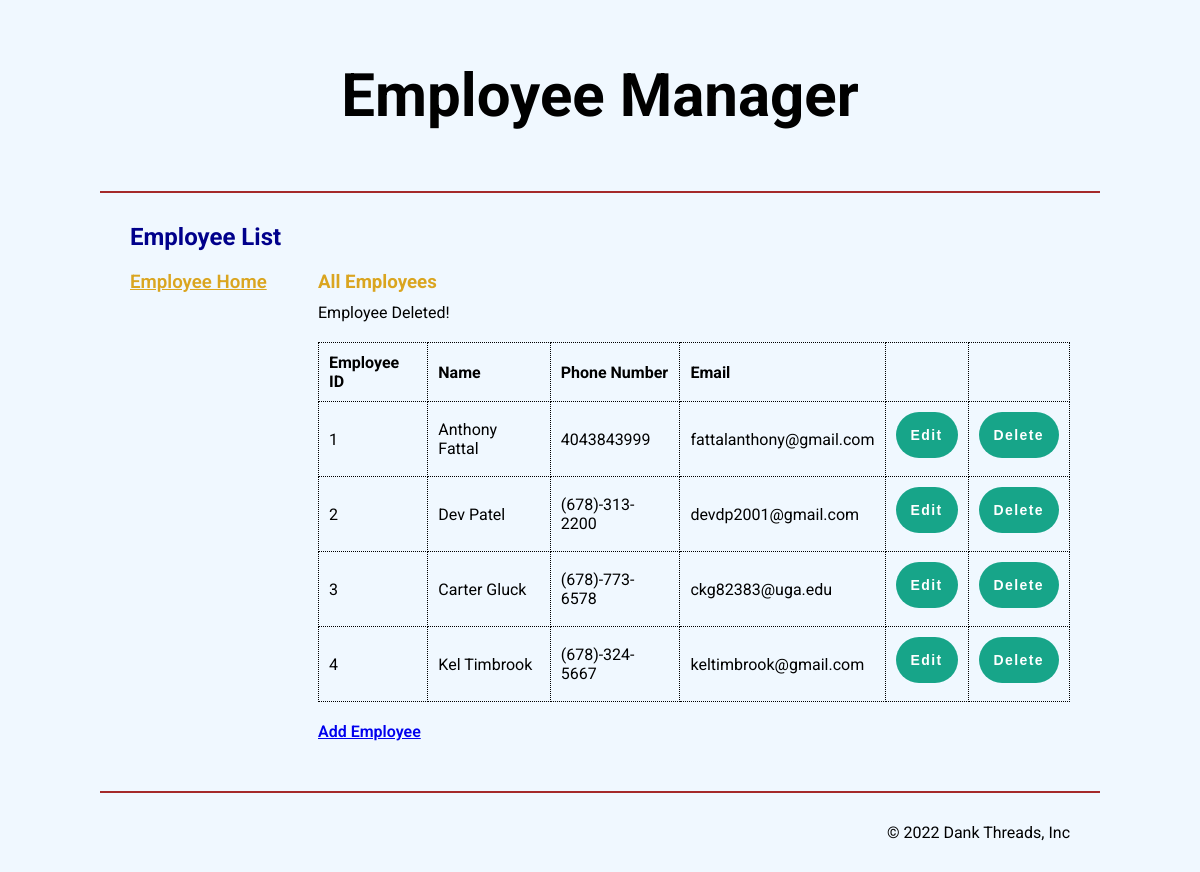
The app's page /employeeview.php?dlt_id=1 with its own data.
### tables this page shows
CREATE TABLE `employees` (
  `eid` int(11) NOT NULL,
  `ename` varchar(255) NOT NULL,
  `phone_number` varchar(50) NOT NULL,
  `email` varchar(250) NOT NULL
);

### employeeview.php (the view, shortened to what this page needs)
<?php
include('db_conn.php');
$info = $show2 = $show1 = '';
if (isset($_REQUEST['dlt_id'])) {
    $dlt_id = $_REQUEST['dlt_id'];
    $sql = "DELETE FROM `employees` WHERE `eid` = '$dlt_id'";
    $check = mysqli_query($conn,$sql);
    if ($check) {
        $info = "Employee Deleted!";
    }else{
        $info = "An error occurred!";
    }
}
$sql2 = "SELECT * FROM `employees`";
$result1 = mysqli_query($conn,$sql2);
$row1 = mysqli_fetch_assoc($result1);
if (!empty($row1)) {
    do {
        $show2 .= '
        <tr>
            <td>'.$row1['eid'].'</td>
            <td>'.$row1['ename'].'</td>
            <td>'.$row1['phone_number'].'</td>
            <td>'.$row1['email'].'</td>
            <td><button onclick="location.href=\'editemployee.php?edit_eid='.$row1['eid'].'\';">Edit</button></td>
            <td><button onclick="location.href=\'employeeview.php?dlt_id='.$row1['eid'].'\';">Delete</button></td>
        </tr>';
    } while ($row1 = mysqli_fetch_assoc($result1));
}
?>
<!DOCTYPE html>
<html lang="en">
<head>
    <link rel="stylesheet" href="dtstyle.css">
    <link rel="stylesheet" href="formstyle.css">
</head>
<body>
    <header>
        <h1>
            Employee Manager
        </h1>
    </header>
    <main>
        <h2 class="page_title">
            Employee List
        </h2>
        <div class="flex">
            <aside class="left">
                <h3 class="title"><a href="employeeview.php">Employee Home</a></h3>
            </aside>
            <aside class="right">
            <h3 class="title"><?php echo "All Employees"?>
            </h3>
                <?php echo $info; ?>
                <table class="list">
                    <tr>
                        <th>Employee ID</th>
                        <th>Name</th>
                        <th>Phone Number</th>
                        <th>Email</th>
                        <th></th>
                        <th></th>
                    </tr>
                    <?php echo $show2; ?>
                </table>
                <a href="addemployee.php">Add Employee</a>
            </aside>
        </div>
    </main>
    <footer>
        <p>&copy; 2022 Dank Threads, Inc</p>
    </footer>
</body>
</html>

### dtstyle.css (style rules this page uses)
* { margin: 0; padding: 0; font-family: sans-serif; }
body { max-width: 1000px; margin-left: auto; margin-right: auto; }
header { padding: 30px; border-bottom: 2px solid brown; }
main { padding: 30px; }
.flex { display: flex; flex-direction: row; flex-wrap: nowrap; padding: 20px 0; }
.page_title { color: darkblue; }
.title a { color: inherit !important; }
.title { margin-bottom: 10px; color: goldenrod; }
.left { width: 20%; }
.right { width: 80%; }
table.list { border: 2px gray groove; margin: 20px 0; }
table { margin: 20px 0; }
table.list, .list th, .list td { padding: 10px; border: 1px dotted; border-collapse: collapse; }
th, td { padding: 10px; }
button { padding: 5px; }
main a { font-weight: 600; }
footer { padding: 30px; text-align: right; border-top: 2px solid brown; }

### formstyle.css (style rules this page uses)
* { background: aliceblue; font-family: FontAwesome, "Roboto", sans-serif; }
header { padding: 60px; text-align: center; color: black; font-size: 30px; font-family: FontAwesome, "Roboto", sans-serif; }
button { font-family: "Titillium Web", sans-serif; font-size: 14px; font-weight: bold; letter-spacing: .1em; outline: 0; background: #17a589; width: 100%; border: 0; border-radius:30px; margin: 0px 0px 8px; padding: 15px; color: #FFFFFF; -webkit-transition: all 0.3 ease; transition: all 0.3 ease; cursor: pointer; transition: all 0.2s; }
table { border-collapse: collapse; width: 100%; }
td, th { border: 1px solid black; text-align: left; padding: 8px; }
h1 { text-align: center; }

### records on screen
employees: eid "1", ename "Anthony Fattal", phone_number "4043843999", email "fattalanthony@gmail.com"
employees: eid "2", ename "Dev Patel", phone_number "(678)-313-2200", email "devdp2001@gmail.com"
employees: eid "3", ename "Carter Gluck", phone_number "(678)-773-6578", email "ckg82383@uga.edu"
employees: eid "4", ename "Kel Timbrook", phone_number "(678)-324-5667", email "keltimbrook@gmail.com"

### other values on screen
$info "Employee Deleted!"
